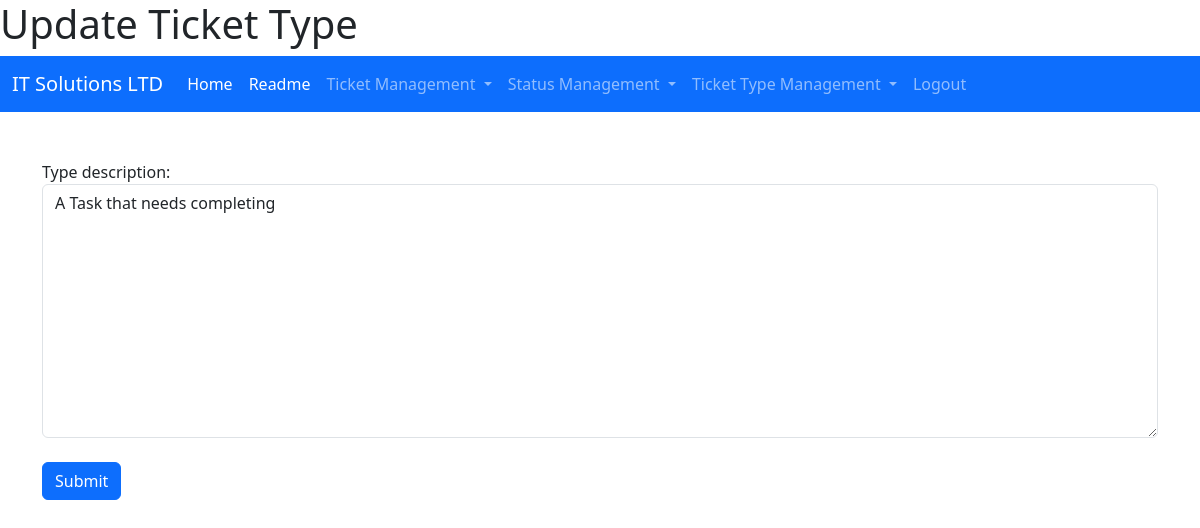
The app's page /update_type/Task (signed in), older data.
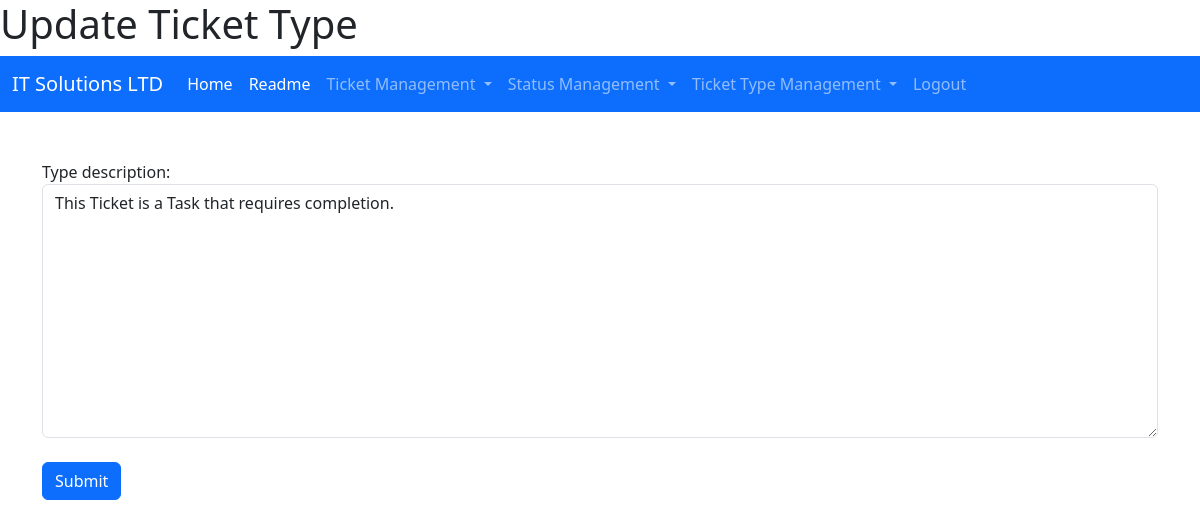
The same page, newer data.
### myapp/models.py (models this page shows, shortened)
class TicketType(models.Model):
    type_name = models.CharField(max_length=20, null=False, primary_key=True)
    type_description = models.CharField(max_length=100, blank=True, null=True)
    reporter_id = models.PositiveIntegerField(null=False, default=0)

### myapp/views.py (the view)
# urls.py: path("update_type/<str:type_name>", views.UpdateTicketTypePage, name="Update Type"),
@login_required(login_url="/login")
def UpdateTicketTypePage(request, type_name):
    try:
        type_name.replace("%20", " ")
    except:
        pass
    type = TicketType.objects.get(type_name=type_name)
    if can_user_update(request, type):
        form = UpdateTicketType(request.POST or None, instance=type)
        if form.is_valid():
            form.save(request=request)
            messages.success(request, message=f"Ticket Type {type_name} Updated")
            return redirect("View Types")
        return render(
            request, "myapp/form.html", {"form": form, "title": "Update Ticket Type"}
        )
    else:
        messages.error(
            request,
            message="You are not an admin user the user who created this ticket type. You cannot update this type.",
        )
        return redirect("View Types")

### myapp/forms.py (shortened to what this page needs)
class UpdateTicketType(forms.ModelForm):
    class Meta:
        model = TicketType
        fields = {"type_description"}
        widgets = {
            "type_description": forms.Textarea(attrs={"class": "form-control"}),
        }

### myapp/views.py (called while the page is built)
def can_user_update(request, object) -> bool:
    return request.user.id == object.reporter_id or request.user.is_superuser

### myapp/templates/myapp/form.html (shortened to what this page needs)
{% extends "myapp/base.html" %}
{% block title %}
<h1>{{title}}</h1>
{% endblock %}
{% block content %}
<div class="container py-5">
    <div class="form-group">
        <form method="POST">
            {% for field in form.visible_fields %}
                <div class="fieldWrapper">
                    {{ field.label_tag }} {{ field }}
                    <br>
                </div>
            {% endfor %}
            <button class="btn btn-primary" type="submit">Submit</button>
        </form>
    </div>
</div>
{% endblock %}

Row changes from the older to the newer data that the page shows:
changed TicketType: type_description "A Task that needs completing" → "This Ticket is a Task that requires completion."
